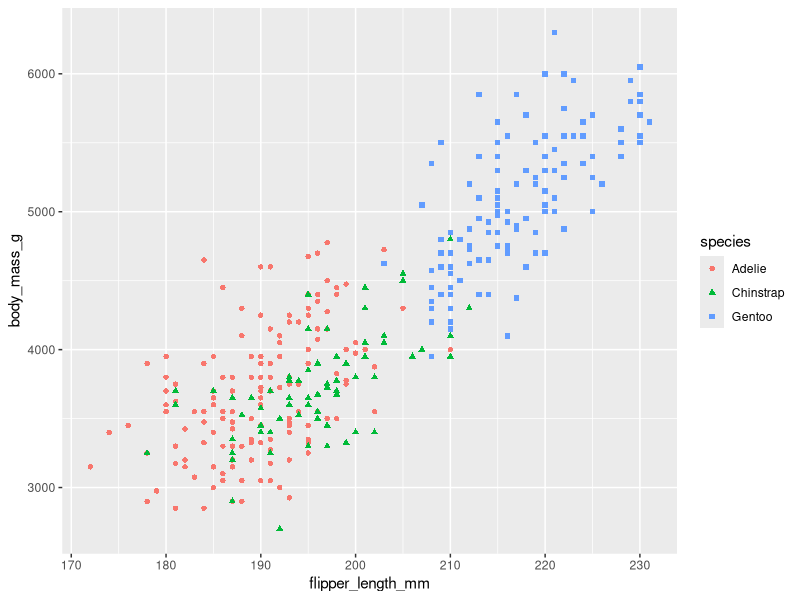

R code for this plot:
# Bibliotecas e Pacotes
install.packages(tidyverse)
install.packages(palmerpenguins)
library(tidyverse)
library(palmerpenguins)
library(ggplot2)

# Visualizando nosso dataframe (essa função mostra as 6 primeiras linhas)
head(penguins)

#Contando a quantidade de linhas que o dataframe possui
nrow(penguins)

#Contando quantos valores únicos as colunas species e island possuem
penguins %>% 
  count(species)

penguins %>% 
  count(island)

#Primeira visualização de dados (usando estética de cores e forma)
ggplot(data = penguins) +
  geom_point(mapping = aes(x = flipper_length_mm, y = body_mass_g, color=species, shape=species))



